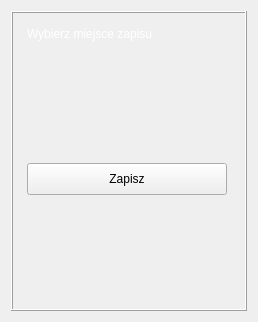
            <widget class="QWidget" name="saveOutputScreen">
             <layout class="QVBoxLayout" name="verticalLayout_15">
              <item alignment="Qt::AlignHCenter">
               <widget class="QFrame" name="frame_8">
                <property name="minimumSize">
                 <size>
                  <width>0</width>
                  <height>300</height>
                 </size>
                </property>
                <property name="frameShape">
                 <enum>QFrame::Box</enum>
                </property>
                <property name="frameShadow">
                 <enum>QFrame::Raised</enum>
                </property>
                <layout class="QVBoxLayout" name="verticalLayout_38">
                 <property name="spacing">
                  <number>5</number>
                 </property>
                 <property name="leftMargin">
                  <number>5</number>
                 </property>
                 <property name="topMargin">
                  <number>5</number>
                 </property>
                 <property name="bottomMargin">
                  <number>5</number>
                 </property>
                 <item>
                  <widget class="QFrame" name="header_2">
                   <property name="styleSheet">
                    <string notr="true">font: 75 16pt &quot;Trebuchet MS&quot;;
color:white;</string>
                   </property>
                   <property name="frameShape">
                    <enum>QFrame::NoFrame</enum>
                   </property>
                   <property name="frameShadow">
                    <enum>QFrame::Raised</enum>
                   </property>
                   <layout class="QHBoxLayout" name="horizontalLayout_19">
                    <item>
                     <widget class="QLabel" name="label_11">
                      <property name="text">
                       <string>Wybierz miejsce zapisu</string>
                      </property>
                      <property name="textFormat">
                       <enum>Qt::RichText</enum>
                      </property>
                     </widget>
                    </item>
                   </layout>
                  </widget>
                 </item>
                 <item alignment="Qt::AlignHCenter">
                  <widget class="QFrame" name="buttonFrame_3">
                   <property name="sizePolicy">
                    <sizepolicy hsizetype="Preferred" vsizetype="Expanding">
                     <horstretch>0</horstretch>
                     <verstretch>0</verstretch>
                    </sizepolicy>
                   </property>
                   <property name="frameShape">
                    <enum>QFrame::NoFrame</enum>
                   </property>
                   <property name="frameShadow">
                    <enum>QFrame::Raised</enum>
                   </property>
                   <layout class="QVBoxLayout" name="verticalLayout_14">
                    <item>
                     <widget class="QPushButton" name="saveFileOutputBtn">
                      <property name="minimumSize">
                       <size>
                        <width>200</width>
                        <height>0</height>
                       </size>
                      </property>
                      <property name="maximumSize">
                       <size>
                        <width>200</width>
                        <height>16777215</height>
                       </size>
                      </property>
                      <property name="styleSheet">
                       <string notr="true">font: 10pt &quot;Trebuchet MS&quot;;
padding: 8px;</string>
                      </property>
                      <property name="text">
                       <string>Zapisz</string>
                      </property>
                     </widget>
                    </item>
                   </layout>
                  </widget>
                 </item>
                </layout>
               </widget>
              </item>
             </layout>
            </widget>
